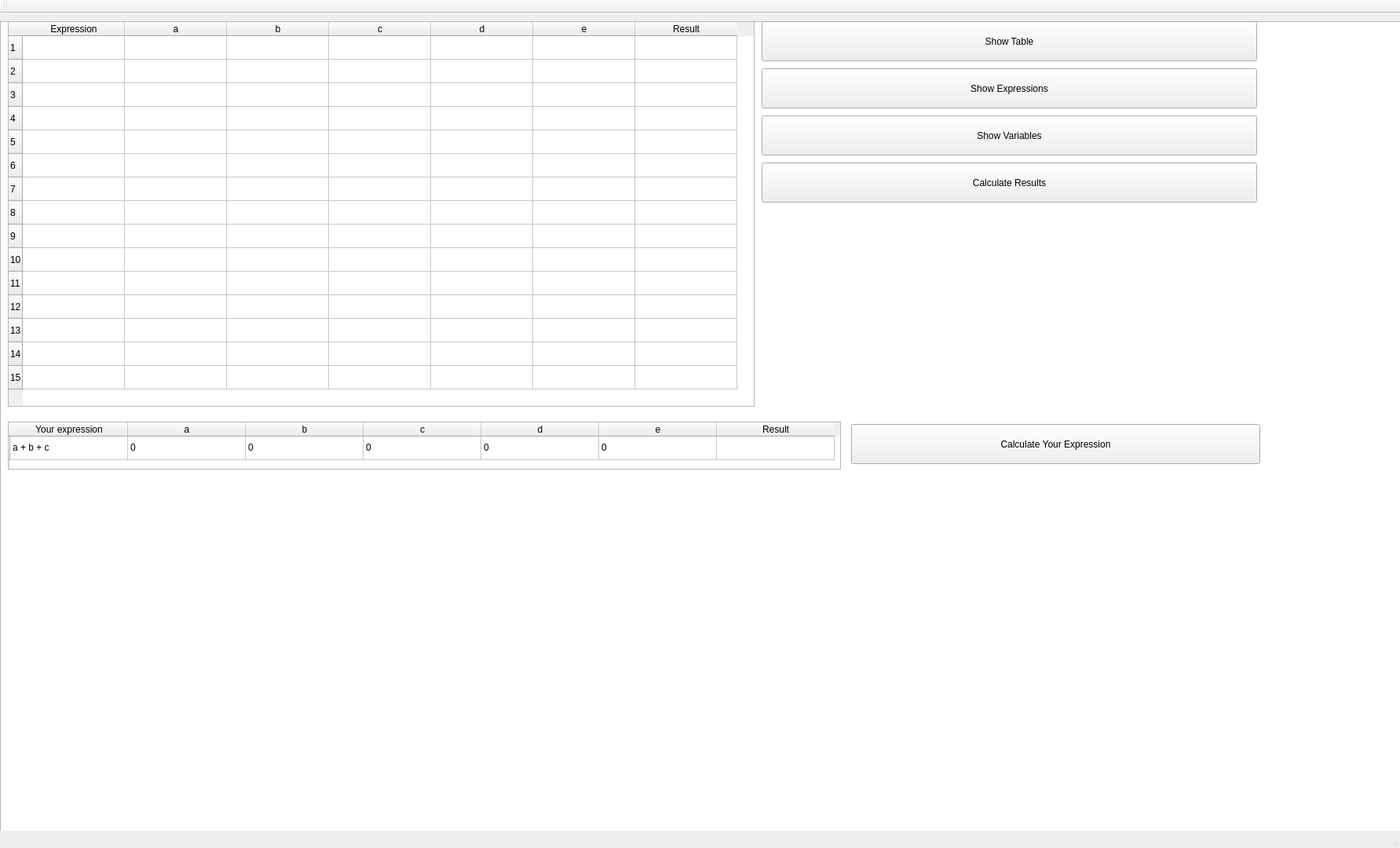
<?xml version="1.0" encoding="UTF-8"?>
<ui version="4.0">
 <class>MainWindow</class>
 <widget class="QMainWindow" name="MainWindow">
  <property name="geometry">
   <rect>
    <x>0</x>
    <y>0</y>
    <width>1783</width>
    <height>1080</height>
   </rect>
  </property>
  <property name="windowTitle">
   <string>MainWindow</string>
  </property>
  <widget class="QWidget" name="centralWidget">
   <widget class="QGraphicsView" name="graphicsView">
    <property name="geometry">
     <rect>
      <x>0</x>
      <y>10</y>
      <width>1920</width>
      <height>1080</height>
     </rect>
    </property>
   </widget>
   <widget class="QTableWidget" name="Table">
    <property name="geometry">
     <rect>
      <x>10</x>
      <y>10</y>
      <width>951</width>
      <height>491</height>
     </rect>
    </property>
    <attribute name="horizontalHeaderDefaultSectionSize">
     <number>130</number>
    </attribute>
    <row>
     <property name="text">
      <string>1</string>
     </property>
    </row>
    <row>
     <property name="text">
      <string>2</string>
     </property>
    </row>
    <row>
     <property name="text">
      <string>3</string>
     </property>
    </row>
    <row>
     <property name="text">
      <string>4</string>
     </property>
    </row>
    <row>
     <property name="text">
      <string>5</string>
     </property>
    </row>
    <row>
     <property name="text">
      <string>6</string>
     </property>
    </row>
    <row>
     <property name="text">
      <string>7</string>
     </property>
    </row>
    <row>
     <property name="text">
      <string>8</string>
     </property>
    </row>
    <row>
     <property name="text">
      <string>9</string>
     </property>
    </row>
    <row>
     <property name="text">
      <string>10</string>
     </property>
    </row>
    <row>
     <property name="text">
      <string>11</string>
     </property>
    </row>
    <row>
     <property name="text">
      <string>12</string>
     </property>
    </row>
    <row>
     <property name="text">
      <string>13</string>
     </property>
    </row>
    <row>
     <property name="text">
      <string>14</string>
     </property>
    </row>
    <row>
     <property name="text">
      <string>15</string>
     </property>
    </row>
    <column>
     <property name="text">
      <string>Expression</string>
     </property>
    </column>
    <column>
     <property name="text">
      <string>a</string>
     </property>
    </column>
    <column>
     <property name="text">
      <string>b</string>
     </property>
    </column>
    <column>
     <property name="text">
      <string>c</string>
     </property>
    </column>
    <column>
     <property name="text">
      <string>d</string>
     </property>
    </column>
    <column>
     <property name="text">
      <string>e</string>
     </property>
    </column>
    <column>
     <property name="text">
      <string>Result</string>
     </property>
    </column>
    <item row="0" column="0">
     <property name="text">
      <string/>
     </property>
     <property name="flags">
      <set>ItemIsDragEnabled|ItemIsDropEnabled|ItemIsUserCheckable|ItemIsEnabled</set>
     </property>
    </item>
    <item row="0" column="6">
     <property name="text">
      <string/>
     </property>
     <property name="flags">
      <set>ItemIsDragEnabled|ItemIsDropEnabled|ItemIsUserCheckable|ItemIsEnabled</set>
     </property>
    </item>
    <item row="1" column="0">
     <property name="text">
      <string/>
     </property>
     <property name="flags">
      <set>ItemIsDragEnabled|ItemIsDropEnabled|ItemIsUserCheckable|ItemIsEnabled</set>
     </property>
    </item>
    <item row="1" column="6">
     <property name="text">
      <string/>
     </property>
     <property name="flags">
      <set>ItemIsDragEnabled|ItemIsDropEnabled|ItemIsUserCheckable|ItemIsEnabled</set>
     </property>
    </item>
    <item row="2" column="0">
     <property name="text">
      <string/>
     </property>
     <property name="flags">
      <set>ItemIsDragEnabled|ItemIsDropEnabled|ItemIsUserCheckable|ItemIsEnabled</set>
     </property>
    </item>
    <item row="2" column="6">
     <property name="text">
      <string/>
     </property>
     <property name="flags">
      <set>ItemIsDragEnabled|ItemIsDropEnabled|ItemIsUserCheckable|ItemIsEnabled</set>
     </property>
    </item>
    <item row="3" column="0">
     <property name="text">
      <string/>
     </property>
     <property name="flags">
      <set>ItemIsDragEnabled|ItemIsDropEnabled|ItemIsUserCheckable|ItemIsEnabled</set>
     </property>
    </item>
    <item row="3" column="6">
     <property name="text">
      <string/>
     </property>
     <property name="flags">
      <set>ItemIsDragEnabled|ItemIsDropEnabled|ItemIsUserCheckable|ItemIsEnabled</set>
     </property>
    </item>
    <item row="4" column="0">
     <property name="text">
      <string/>
     </property>
     <property name="flags">
      <set>ItemIsDragEnabled|ItemIsDropEnabled|ItemIsUserCheckable|ItemIsEnabled</set>
     </property>
    </item>
    <item row="4" column="6">
     <property name="text">
      <string/>
     </property>
     <property name="flags">
      <set>ItemIsDragEnabled|ItemIsDropEnabled|ItemIsUserCheckable|ItemIsEnabled</set>
     </property>
    </item>
    <item row="5" column="0">
     <property name="text">
      <string/>
     </property>
     <property name="flags">
      <set>ItemIsDragEnabled|ItemIsDropEnabled|ItemIsUserCheckable|ItemIsEnabled</set>
     </property>
    </item>
    <item row="5" column="6">
     <property name="text">
      <string/>
     </property>
     <property name="flags">
      <set>ItemIsDragEnabled|ItemIsDropEnabled|ItemIsUserCheckable|ItemIsEnabled</set>
     </property>
    </item>
    <item row="6" column="0">
     <property name="text">
      <string/>
     </property>
     <property name="flags">
      <set>ItemIsDragEnabled|ItemIsDropEnabled|ItemIsUserCheckable|ItemIsEnabled</set>
     </property>
    </item>
    <item row="6" column="6">
     <property name="text">
      <string/>
     </property>
     <property name="flags">
      <set>ItemIsDragEnabled|ItemIsDropEnabled|ItemIsUserCheckable|ItemIsEnabled</set>
     </property>
    </item>
    <item row="7" column="0">
     <property name="text">
      <string/>
     </property>
     <property name="flags">
      <set>ItemIsDragEnabled|ItemIsDropEnabled|ItemIsUserCheckable|ItemIsEnabled</set>
     </property>
    </item>
    <item row="7" column="6">
     <property name="text">
      <string/>
     </property>
     <property name="flags">
      <set>ItemIsDragEnabled|ItemIsDropEnabled|ItemIsUserCheckable|ItemIsEnabled</set>
     </property>
    </item>
    <item row="8" column="0">
     <property name="text">
      <string/>
     </property>
     <property name="flags">
      <set>ItemIsDragEnabled|ItemIsDropEnabled|ItemIsUserCheckable|ItemIsEnabled</set>
     </property>
    </item>
    <item row="8" column="6">
     <property name="text">
      <string/>
     </property>
     <property name="flags">
      <set>ItemIsDragEnabled|ItemIsDropEnabled|ItemIsUserCheckable|ItemIsEnabled</set>
     </property>
    </item>
    <item row="9" column="0">
     <property name="text">
      <string/>
     </property>
     <property name="flags">
      <set>ItemIsDragEnabled|ItemIsDropEnabled|ItemIsUserCheckable|ItemIsEnabled</set>
     </property>
    </item>
    <item row="9" column="6">
     <property name="text">
      <string/>
     </property>
     <property name="flags">
      <set>ItemIsDragEnabled|ItemIsDropEnabled|ItemIsUserCheckable|ItemIsEnabled</set>
     </property>
    </item>
    <item row="10" column="0">
     <property name="text">
      <string/>
     </property>
     <property name="flags">
      <set>ItemIsDragEnabled|ItemIsDropEnabled|ItemIsUserCheckable|ItemIsEnabled</set>
     </property>
    </item>
    <item row="10" column="6">
     <property name="text">
      <string/>
     </property>
     <property name="flags">
      <set>ItemIsDragEnabled|ItemIsDropEnabled|ItemIsUserCheckable|ItemIsEnabled</set>
     </property>
    </item>
    <item row="11" column="0">
     <property name="text">
      <string/>
     </property>
     <property name="flags">
      <set>ItemIsDragEnabled|ItemIsDropEnabled|ItemIsUserCheckable|ItemIsEnabled</set>
     </property>
    </item>
    <item row="11" column="6">
     <property name="text">
      <string/>
     </property>
     <property name="flags">
      <set>ItemIsDragEnabled|ItemIsDropEnabled|ItemIsUserCheckable|ItemIsEnabled</set>
     </property>
    </item>
    <item row="12" column="0">
     <property name="text">
      <string/>
     </property>
     <property name="flags">
      <set>ItemIsDragEnabled|ItemIsDropEnabled|ItemIsUserCheckable|ItemIsEnabled</set>
     </property>
    </item>
    <item row="12" column="6">
     <property name="text">
      <string/>
     </property>
     <property name="flags">
      <set>ItemIsDragEnabled|ItemIsDropEnabled|ItemIsUserCheckable|ItemIsEnabled</set>
     </property>
    </item>
    <item row="13" column="0">
     <property name="text">
      <string/>
     </property>
     <property name="flags">
      <set>ItemIsDragEnabled|ItemIsDropEnabled|ItemIsUserCheckable|ItemIsEnabled</set>
     </property>
    </item>
    <item row="13" column="6">
     <property name="text">
      <string/>
     </property>
     <property name="flags">
      <set>ItemIsDragEnabled|ItemIsDropEnabled|ItemIsUserCheckable|ItemIsEnabled</set>
     </property>
    </item>
    <item row="14" column="0">
     <property name="text">
      <string/>
     </property>
     <property name="flags">
      <set>ItemIsDragEnabled|ItemIsDropEnabled|ItemIsUserCheckable|ItemIsEnabled</set>
     </property>
    </item>
    <item row="14" column="6">
     <property name="text">
      <string/>
     </property>
     <property name="flags">
      <set>ItemIsDragEnabled|ItemIsDropEnabled|ItemIsUserCheckable|ItemIsEnabled</set>
     </property>
    </item>
   </widget>
   <widget class="QPushButton" name="ShowTable">
    <property name="geometry">
     <rect>
      <x>970</x>
      <y>10</y>
      <width>631</width>
      <height>51</height>
     </rect>
    </property>
    <property name="text">
     <string>Show Table</string>
    </property>
   </widget>
   <widget class="QPushButton" name="ShowExpressions">
    <property name="geometry">
     <rect>
      <x>970</x>
      <y>70</y>
      <width>631</width>
      <height>51</height>
     </rect>
    </property>
    <property name="text">
     <string>Show Expressions</string>
    </property>
   </widget>
   <widget class="QPushButton" name="ShowVariables">
    <property name="geometry">
     <rect>
      <x>970</x>
      <y>130</y>
      <width>631</width>
      <height>51</height>
     </rect>
    </property>
    <property name="text">
     <string>Show Variables</string>
    </property>
   </widget>
   <widget class="QPushButton" name="CalculateResults">
    <property name="geometry">
     <rect>
      <x>970</x>
      <y>190</y>
      <width>631</width>
      <height>51</height>
     </rect>
    </property>
    <property name="text">
     <string>Calculate Results</string>
    </property>
   </widget>
   <widget class="QTableWidget" name="Table2">
    <property name="geometry">
     <rect>
      <x>10</x>
      <y>520</y>
      <width>1061</width>
      <height>61</height>
     </rect>
    </property>
    <attribute name="horizontalHeaderDefaultSectionSize">
     <number>150</number>
    </attribute>
    <row>
     <property name="text">
      <string/>
     </property>
    </row>
    <column>
     <property name="text">
      <string>Your expression</string>
     </property>
    </column>
    <column>
     <property name="text">
      <string>a</string>
     </property>
    </column>
    <column>
     <property name="text">
      <string>b</string>
     </property>
    </column>
    <column>
     <property name="text">
      <string>c</string>
     </property>
    </column>
    <column>
     <property name="text">
      <string>d</string>
     </property>
    </column>
    <column>
     <property name="text">
      <string>e</string>
     </property>
    </column>
    <column>
     <property name="text">
      <string>Result</string>
     </property>
    </column>
    <item row="0" column="0">
     <property name="text">
      <string>a + b + c</string>
     </property>
    </item>
    <item row="0" column="1">
     <property name="text">
      <string>0</string>
     </property>
    </item>
    <item row="0" column="2">
     <property name="text">
      <string>0</string>
     </property>
    </item>
    <item row="0" column="3">
     <property name="text">
      <string>0</string>
     </property>
    </item>
    <item row="0" column="4">
     <property name="text">
      <string>0</string>
     </property>
    </item>
    <item row="0" column="5">
     <property name="text">
      <string>0</string>
     </property>
    </item>
    <item row="0" column="6">
     <property name="flags">
      <set>ItemIsDragEnabled|ItemIsDropEnabled|ItemIsUserCheckable|ItemIsEnabled</set>
     </property>
    </item>
   </widget>
   <widget class="QPushButton" name="CalculateYourResult">
    <property name="geometry">
     <rect>
      <x>1084</x>
      <y>523</y>
      <width>521</width>
      <height>51</height>
     </rect>
    </property>
    <property name="text">
     <string>Calculate Your Expression</string>
    </property>
   </widget>
  </widget>
  <widget class="QMenuBar" name="menuBar">
   <property name="geometry">
    <rect>
     <x>0</x>
     <y>0</y>
     <width>1783</width>
     <height>22</height>
    </rect>
   </property>
  </widget>
  <widget class="QToolBar" name="mainToolBar">
   <attribute name="toolBarArea">
    <enum>TopToolBarArea</enum>
   </attribute>
   <attribute name="toolBarBreak">
    <bool>false</bool>
   </attribute>
  </widget>
  <widget class="QStatusBar" name="statusBar"/>
 </widget>
 <layoutdefault spacing="6" margin="11"/>
 <resources>
  <include location="MainWindow.qrc"/>
 </resources>
 <connections/>
</ui>
